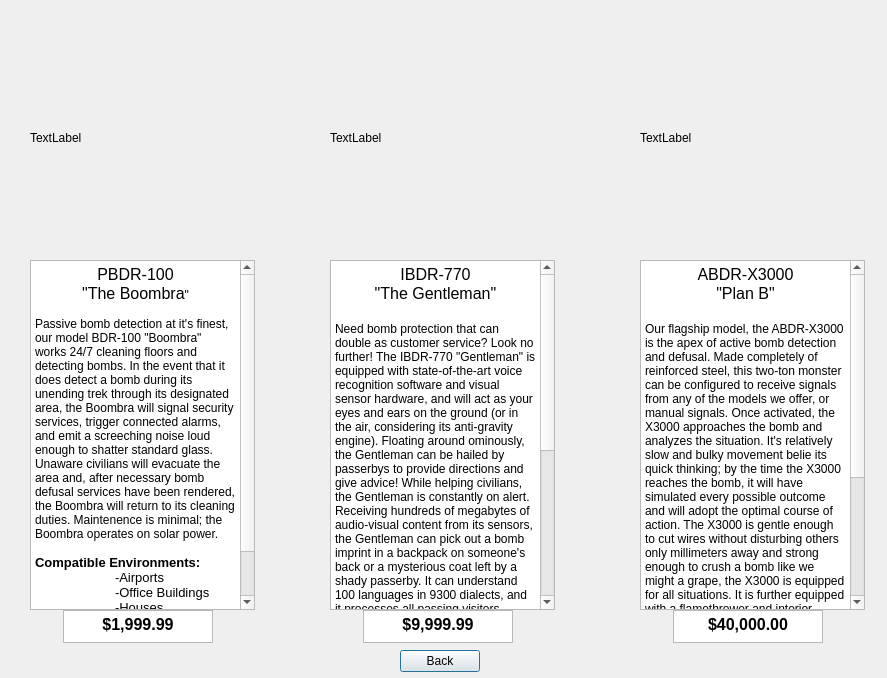
<?xml version="1.0" encoding="UTF-8"?>
<ui version="4.0">
 <class>productView</class>
 <widget class="QDialog" name="productView">
  <property name="geometry">
   <rect>
    <x>0</x>
    <y>0</y>
    <width>887</width>
    <height>678</height>
   </rect>
  </property>
  <property name="windowTitle">
   <string>Dialog</string>
  </property>
  <widget class="QTextEdit" name="textEdit">
   <property name="geometry">
    <rect>
     <x>30</x>
     <y>260</y>
     <width>225</width>
     <height>350</height>
    </rect>
   </property>
   <property name="html">
    <string>&lt;!DOCTYPE HTML PUBLIC &quot;-//W3C//DTD HTML 4.0//EN&quot; &quot;http://www.w3.org/TR/REC-html40/strict.dtd&quot;&gt;
&lt;html&gt;&lt;head&gt;&lt;meta name=&quot;qrichtext&quot; content=&quot;1&quot; /&gt;&lt;style type=&quot;text/css&quot;&gt;
p, li { white-space: pre-wrap; }
&lt;/style&gt;&lt;/head&gt;&lt;body style=&quot; font-family:'Sans Serif'; font-size:9pt; font-weight:400; font-style:normal;&quot;&gt;
&lt;p align=&quot;center&quot; style=&quot; margin-top:0px; margin-bottom:0px; margin-left:0px; margin-right:0px; -qt-block-indent:0; text-indent:0px;&quot;&gt;&lt;span style=&quot; font-size:12pt;&quot;&gt;PBDR-100&lt;/span&gt;&lt;/p&gt;
&lt;p align=&quot;center&quot; style=&quot; margin-top:0px; margin-bottom:0px; margin-left:0px; margin-right:0px; -qt-block-indent:0; text-indent:0px;&quot;&gt;&lt;span style=&quot; font-size:12pt;&quot;&gt;&amp;quot;The Boombra&lt;/span&gt;&amp;quot;&lt;/p&gt;
&lt;p align=&quot;center&quot; style=&quot;-qt-paragraph-type:empty; margin-top:0px; margin-bottom:0px; margin-left:0px; margin-right:0px; -qt-block-indent:0; text-indent:0px;&quot;&gt;&lt;br /&gt;&lt;/p&gt;
&lt;p style=&quot; margin-top:0px; margin-bottom:0px; margin-left:0px; margin-right:0px; -qt-block-indent:0; text-indent:0px;&quot;&gt;Passive bomb detection at it's finest, our model BDR-100 &amp;quot;Boombra&amp;quot; works 24/7 cleaning floors and detecting bombs. In the event that it does detect a bomb during its unending trek through its designated area, the Boombra will signal security services, trigger connected alarms, and emit a screeching noise loud enough to shatter standard glass. Unaware civilians will evacuate the area and, after necessary bomb defusal services have been rendered, the Boombra will return to its cleaning duties. Maintenence is minimal; the Boombra operates on solar power.&lt;/p&gt;
&lt;p style=&quot;-qt-paragraph-type:empty; margin-top:0px; margin-bottom:0px; margin-left:0px; margin-right:0px; -qt-block-indent:0; text-indent:0px;&quot;&gt;&lt;br /&gt;&lt;/p&gt;
&lt;p style=&quot; margin-top:0px; margin-bottom:0px; margin-left:0px; margin-right:0px; -qt-block-indent:0; text-indent:0px;&quot;&gt;&lt;span style=&quot; font-size:10pt; font-weight:600;&quot;&gt;Compatible Environments: &lt;/span&gt;&lt;/p&gt;
&lt;p style=&quot; margin-top:0px; margin-bottom:0px; margin-left:0px; margin-right:0px; -qt-block-indent:0; text-indent:0px;&quot;&gt;&lt;span style=&quot; font-size:10pt;&quot;&gt;	-Airports&lt;/span&gt;&lt;/p&gt;
&lt;p style=&quot; margin-top:0px; margin-bottom:0px; margin-left:0px; margin-right:0px; -qt-block-indent:0; text-indent:0px;&quot;&gt;&lt;span style=&quot; font-size:10pt;&quot;&gt;	-Office Buildings&lt;/span&gt;&lt;/p&gt;
&lt;p style=&quot; margin-top:0px; margin-bottom:0px; margin-left:0px; margin-right:0px; -qt-block-indent:0; text-indent:0px;&quot;&gt;&lt;span style=&quot; font-size:10pt;&quot;&gt;	-Houses&lt;/span&gt;&lt;/p&gt;
&lt;p style=&quot; margin-top:0px; margin-bottom:0px; margin-left:0px; margin-right:0px; -qt-block-indent:0; text-indent:0px;&quot;&gt;&lt;span style=&quot; font-size:10pt;&quot;&gt;	-Sidewalks&lt;/span&gt;&lt;/p&gt;
&lt;p style=&quot; margin-top:0px; margin-bottom:0px; margin-left:0px; margin-right:0px; -qt-block-indent:0; text-indent:0px;&quot;&gt;&lt;span style=&quot; font-size:10pt;&quot;&gt;	-Roads&lt;/span&gt;&lt;/p&gt;
&lt;p style=&quot; margin-top:0px; margin-bottom:0px; margin-left:0px; margin-right:0px; -qt-block-indent:0; text-indent:0px;&quot;&gt;&lt;span style=&quot; font-size:10pt;&quot;&gt;	-Ships&lt;/span&gt;&lt;/p&gt;&lt;/body&gt;&lt;/html&gt;</string>
   </property>
  </widget>
  <widget class="QTextEdit" name="textEdit_2">
   <property name="geometry">
    <rect>
     <x>330</x>
     <y>260</y>
     <width>225</width>
     <height>350</height>
    </rect>
   </property>
   <property name="html">
    <string>&lt;!DOCTYPE HTML PUBLIC &quot;-//W3C//DTD HTML 4.0//EN&quot; &quot;http://www.w3.org/TR/REC-html40/strict.dtd&quot;&gt;
&lt;html&gt;&lt;head&gt;&lt;meta name=&quot;qrichtext&quot; content=&quot;1&quot; /&gt;&lt;style type=&quot;text/css&quot;&gt;
p, li { white-space: pre-wrap; }
&lt;/style&gt;&lt;/head&gt;&lt;body style=&quot; font-family:'Sans Serif'; font-size:9pt; font-weight:400; font-style:normal;&quot;&gt;
&lt;p align=&quot;center&quot; style=&quot; margin-top:0px; margin-bottom:0px; margin-left:0px; margin-right:0px; -qt-block-indent:0; text-indent:0px;&quot;&gt;&lt;span style=&quot; font-size:12pt;&quot;&gt;IBDR-770&lt;/span&gt;&lt;/p&gt;
&lt;p align=&quot;center&quot; style=&quot; margin-top:0px; margin-bottom:0px; margin-left:0px; margin-right:0px; -qt-block-indent:0; text-indent:0px;&quot;&gt;&lt;span style=&quot; font-size:12pt;&quot;&gt;&amp;quot;The Gentleman&amp;quot;&lt;/span&gt;&lt;/p&gt;
&lt;p align=&quot;center&quot; style=&quot;-qt-paragraph-type:empty; margin-top:0px; margin-bottom:0px; margin-left:0px; margin-right:0px; -qt-block-indent:0; text-indent:0px; font-size:12pt;&quot;&gt;&lt;br /&gt;&lt;/p&gt;
&lt;p style=&quot; margin-top:0px; margin-bottom:0px; margin-left:0px; margin-right:0px; -qt-block-indent:0; text-indent:0px;&quot;&gt;Need bomb protection that can double as customer service? Look no further! The IBDR-770 &amp;quot;Gentleman&amp;quot; is equipped with state-of-the-art voice recognition software and visual sensor hardware, and will act as your eyes and ears on the ground (or in the air, considering its anti-gravity engine). Floating around ominously, the Gentleman can be hailed by passerbys to provide directions and give advice! While helping civilians, the Gentleman is constantly on alert. Receiving hundreds of megabytes of audio-visual content from its sensors, the Gentleman can pick out a bomb imprint in a backpack on someone's back or a mysterious coat left by a shady passerby. It can understand 100 languages in 9300 dialects, and it processes all passing visitors simulatenously. It will silently alert the necessary authorities to investigate upon finding something suspicious, or, if it is sure enough, will sound the alarms and get to work defusing by itself. Armed with precision tools, the Gentleman can hover perfectly over a bomb and defuse it in record time.&lt;/p&gt;
&lt;p style=&quot;-qt-paragraph-type:empty; margin-top:0px; margin-bottom:0px; margin-left:0px; margin-right:0px; -qt-block-indent:0; text-indent:0px;&quot;&gt;&lt;br /&gt;&lt;/p&gt;
&lt;p style=&quot; margin-top:0px; margin-bottom:0px; margin-left:0px; margin-right:0px; -qt-block-indent:0; text-indent:0px;&quot;&gt;&lt;span style=&quot; font-size:10pt; font-weight:600;&quot;&gt;Compatible Environments: &lt;/span&gt;&lt;/p&gt;
&lt;p style=&quot; margin-top:0px; margin-bottom:0px; margin-left:0px; margin-right:0px; -qt-block-indent:0; text-indent:0px;&quot;&gt;&lt;span style=&quot; font-size:10pt; font-weight:600;&quot;&gt;	&lt;/span&gt;&lt;span style=&quot; font-size:10pt;&quot;&gt;-Airports&lt;/span&gt;&lt;/p&gt;
&lt;p style=&quot; margin-top:0px; margin-bottom:0px; margin-left:0px; margin-right:0px; -qt-block-indent:0; text-indent:0px;&quot;&gt;&lt;span style=&quot; font-size:10pt;&quot;&gt;	-Office Buildings&lt;/span&gt;&lt;/p&gt;
&lt;p style=&quot; margin-top:0px; margin-bottom:0px; margin-left:0px; margin-right:0px; -qt-block-indent:0; text-indent:0px;&quot;&gt;&lt;span style=&quot; font-size:10pt;&quot;&gt;	-Roads&lt;/span&gt;&lt;/p&gt;
&lt;p style=&quot; margin-top:0px; margin-bottom:0px; margin-left:0px; margin-right:0px; -qt-block-indent:0; text-indent:0px;&quot;&gt;&lt;span style=&quot; font-size:10pt;&quot;&gt;	-Streets&lt;/span&gt;&lt;/p&gt;
&lt;p style=&quot; margin-top:0px; margin-bottom:0px; margin-left:0px; margin-right:0px; -qt-block-indent:0; text-indent:0px;&quot;&gt;&lt;span style=&quot; font-size:10pt;&quot;&gt;	-Festivals&lt;/span&gt;&lt;/p&gt;
&lt;p style=&quot; margin-top:0px; margin-bottom:0px; margin-left:0px; margin-right:0px; -qt-block-indent:0; text-indent:0px;&quot;&gt;&lt;span style=&quot; font-size:10pt;&quot;&gt;	-Swamps&lt;/span&gt;&lt;/p&gt;
&lt;p style=&quot; margin-top:0px; margin-bottom:0px; margin-left:0px; margin-right:0px; -qt-block-indent:0; text-indent:0px;&quot;&gt;&lt;span style=&quot; font-size:10pt;&quot;&gt;	-Airplanes&lt;/span&gt;&lt;/p&gt;
&lt;p style=&quot; margin-top:0px; margin-bottom:0px; margin-left:0px; margin-right:0px; -qt-block-indent:0; text-indent:0px;&quot;&gt;&lt;span style=&quot; font-size:10pt;&quot;&gt;	-Busses&lt;/span&gt;&lt;/p&gt;
&lt;p style=&quot; margin-top:0px; margin-bottom:0px; margin-left:0px; margin-right:0px; -qt-block-indent:0; text-indent:0px;&quot;&gt;&lt;span style=&quot; font-size:10pt;&quot;&gt;	-Ships&lt;/span&gt;&lt;/p&gt;&lt;/body&gt;&lt;/html&gt;</string>
   </property>
  </widget>
  <widget class="QTextEdit" name="textEdit_3">
   <property name="geometry">
    <rect>
     <x>640</x>
     <y>260</y>
     <width>225</width>
     <height>350</height>
    </rect>
   </property>
   <property name="html">
    <string>&lt;!DOCTYPE HTML PUBLIC &quot;-//W3C//DTD HTML 4.0//EN&quot; &quot;http://www.w3.org/TR/REC-html40/strict.dtd&quot;&gt;
&lt;html&gt;&lt;head&gt;&lt;meta name=&quot;qrichtext&quot; content=&quot;1&quot; /&gt;&lt;style type=&quot;text/css&quot;&gt;
p, li { white-space: pre-wrap; }
&lt;/style&gt;&lt;/head&gt;&lt;body style=&quot; font-family:'Sans Serif'; font-size:9pt; font-weight:400; font-style:normal;&quot;&gt;
&lt;p align=&quot;center&quot; style=&quot; margin-top:0px; margin-bottom:0px; margin-left:0px; margin-right:0px; -qt-block-indent:0; text-indent:0px;&quot;&gt;&lt;span style=&quot; font-size:12pt;&quot;&gt;ABDR-X3000&lt;/span&gt;&lt;/p&gt;
&lt;p align=&quot;center&quot; style=&quot; margin-top:0px; margin-bottom:0px; margin-left:0px; margin-right:0px; -qt-block-indent:0; text-indent:0px;&quot;&gt;&lt;span style=&quot; font-size:12pt;&quot;&gt;&amp;quot;Plan B&amp;quot;&lt;/span&gt;&lt;/p&gt;
&lt;p align=&quot;center&quot; style=&quot;-qt-paragraph-type:empty; margin-top:0px; margin-bottom:0px; margin-left:0px; margin-right:0px; -qt-block-indent:0; text-indent:0px; font-size:12pt;&quot;&gt;&lt;br /&gt;&lt;/p&gt;
&lt;p style=&quot; margin-top:0px; margin-bottom:0px; margin-left:0px; margin-right:0px; -qt-block-indent:0; text-indent:0px;&quot;&gt;Our flagship model, the ABDR-X3000 is the apex of active bomb detection and defusal. Made completely of reinforced steel, this two-ton monster can be configured to receive signals from any of the models we offer, or manual signals. Once activated, the X3000 approaches the bomb and analyzes the situation. It's relatively slow and bulky movement belie its quick thinking; by the time the X3000 reaches the bomb, it will have simulated every possible outcome and will adopt the optimal course of action. The X3000 is gentle enough to cut wires without disturbing others only millimeters away and strong enough to crush a bomb like we might a grape, the X3000 is equipped for all situations. It is further equipped with a flamethrower and interior detonation compartment that it can use if all else fails.&lt;/p&gt;
&lt;p style=&quot;-qt-paragraph-type:empty; margin-top:0px; margin-bottom:0px; margin-left:0px; margin-right:0px; -qt-block-indent:0; text-indent:0px;&quot;&gt;&lt;br /&gt;&lt;/p&gt;
&lt;p style=&quot; margin-top:0px; margin-bottom:0px; margin-left:0px; margin-right:0px; -qt-block-indent:0; text-indent:0px;&quot;&gt;&lt;span style=&quot; font-size:10pt; font-weight:600;&quot;&gt;Compatible Environments: &lt;/span&gt;&lt;/p&gt;
&lt;p style=&quot; margin-top:0px; margin-bottom:0px; margin-left:0px; margin-right:0px; -qt-block-indent:0; text-indent:0px;&quot;&gt;&lt;span style=&quot; font-size:10pt;&quot;&gt;	Airports&lt;/span&gt;&lt;/p&gt;
&lt;p style=&quot; margin-top:0px; margin-bottom:0px; margin-left:0px; margin-right:0px; -qt-block-indent:0; text-indent:0px;&quot;&gt;&lt;span style=&quot; font-size:10pt;&quot;&gt;	Office Buildings&lt;/span&gt;&lt;/p&gt;
&lt;p style=&quot; margin-top:0px; margin-bottom:0px; margin-left:0px; margin-right:0px; -qt-block-indent:0; text-indent:0px;&quot;&gt;&lt;span style=&quot; font-size:10pt;&quot;&gt;	Deserts&lt;/span&gt;&lt;/p&gt;
&lt;p style=&quot; margin-top:0px; margin-bottom:0px; margin-left:0px; margin-right:0px; -qt-block-indent:0; text-indent:0px;&quot;&gt;&lt;span style=&quot; font-size:10pt;&quot;&gt;	Grassland&lt;/span&gt;&lt;/p&gt;
&lt;p style=&quot; margin-top:0px; margin-bottom:0px; margin-left:0px; margin-right:0px; -qt-block-indent:0; text-indent:0px;&quot;&gt;&lt;span style=&quot; font-size:10pt;&quot;&gt;	Swamps&lt;/span&gt;&lt;/p&gt;
&lt;p style=&quot; margin-top:0px; margin-bottom:0px; margin-left:0px; margin-right:0px; -qt-block-indent:0; text-indent:0px;&quot;&gt;&lt;span style=&quot; font-size:10pt;&quot;&gt;	Sidewalks&lt;/span&gt;&lt;/p&gt;
&lt;p style=&quot; margin-top:0px; margin-bottom:0px; margin-left:0px; margin-right:0px; -qt-block-indent:0; text-indent:0px;&quot;&gt;&lt;span style=&quot; font-size:10pt;&quot;&gt;	Roads&lt;/span&gt;&lt;/p&gt;
&lt;p style=&quot; margin-top:0px; margin-bottom:0px; margin-left:0px; margin-right:0px; -qt-block-indent:0; text-indent:0px;&quot;&gt;&lt;span style=&quot; font-size:10pt;&quot;&gt;	Underwater&lt;/span&gt;&lt;/p&gt;
&lt;p style=&quot; margin-top:0px; margin-bottom:0px; margin-left:0px; margin-right:0px; -qt-block-indent:0; text-indent:0px;&quot;&gt;&lt;span style=&quot; font-size:10pt;&quot;&gt;	and more!&lt;/span&gt;&lt;/p&gt;&lt;/body&gt;&lt;/html&gt;</string>
   </property>
  </widget>
  <widget class="QPushButton" name="pushButton">
   <property name="geometry">
    <rect>
     <x>400</x>
     <y>650</y>
     <width>80</width>
     <height>22</height>
    </rect>
   </property>
   <property name="text">
    <string>Back</string>
   </property>
  </widget>
  <widget class="QLabel" name="label">
   <property name="geometry">
    <rect>
     <x>30</x>
     <y>25</y>
     <width>225</width>
     <height>225</height>
    </rect>
   </property>
   <property name="text">
    <string>TextLabel</string>
   </property>
  </widget>
  <widget class="QLabel" name="label_2">
   <property name="geometry">
    <rect>
     <x>330</x>
     <y>25</y>
     <width>225</width>
     <height>225</height>
    </rect>
   </property>
   <property name="text">
    <string>TextLabel</string>
   </property>
  </widget>
  <widget class="QLabel" name="label_3">
   <property name="geometry">
    <rect>
     <x>640</x>
     <y>25</y>
     <width>225</width>
     <height>225</height>
    </rect>
   </property>
   <property name="text">
    <string>TextLabel</string>
   </property>
  </widget>
  <widget class="QTextEdit" name="textEdit_4">
   <property name="geometry">
    <rect>
     <x>63</x>
     <y>610</y>
     <width>150</width>
     <height>33</height>
    </rect>
   </property>
   <property name="html">
    <string>&lt;!DOCTYPE HTML PUBLIC &quot;-//W3C//DTD HTML 4.0//EN&quot; &quot;http://www.w3.org/TR/REC-html40/strict.dtd&quot;&gt;
&lt;html&gt;&lt;head&gt;&lt;meta name=&quot;qrichtext&quot; content=&quot;1&quot; /&gt;&lt;style type=&quot;text/css&quot;&gt;
p, li { white-space: pre-wrap; }
&lt;/style&gt;&lt;/head&gt;&lt;body style=&quot; font-family:'Sans Serif'; font-size:9pt; font-weight:400; font-style:normal;&quot;&gt;
&lt;p align=&quot;center&quot; style=&quot; margin-top:0px; margin-bottom:0px; margin-left:0px; margin-right:0px; -qt-block-indent:0; text-indent:0px;&quot;&gt;&lt;span style=&quot; font-size:12pt; font-weight:600;&quot;&gt;$1,999.99&lt;/span&gt;&lt;/p&gt;&lt;/body&gt;&lt;/html&gt;</string>
   </property>
  </widget>
  <widget class="QTextEdit" name="textEdit_5">
   <property name="geometry">
    <rect>
     <x>363</x>
     <y>610</y>
     <width>150</width>
     <height>33</height>
    </rect>
   </property>
   <property name="html">
    <string>&lt;!DOCTYPE HTML PUBLIC &quot;-//W3C//DTD HTML 4.0//EN&quot; &quot;http://www.w3.org/TR/REC-html40/strict.dtd&quot;&gt;
&lt;html&gt;&lt;head&gt;&lt;meta name=&quot;qrichtext&quot; content=&quot;1&quot; /&gt;&lt;style type=&quot;text/css&quot;&gt;
p, li { white-space: pre-wrap; }
&lt;/style&gt;&lt;/head&gt;&lt;body style=&quot; font-family:'Sans Serif'; font-size:9pt; font-weight:400; font-style:normal;&quot;&gt;
&lt;p align=&quot;center&quot; style=&quot; margin-top:0px; margin-bottom:0px; margin-left:0px; margin-right:0px; -qt-block-indent:0; text-indent:0px;&quot;&gt;&lt;span style=&quot; font-size:12pt; font-weight:600;&quot;&gt;$9,999.99&lt;/span&gt;&lt;/p&gt;&lt;/body&gt;&lt;/html&gt;</string>
   </property>
  </widget>
  <widget class="QTextEdit" name="textEdit_6">
   <property name="geometry">
    <rect>
     <x>673</x>
     <y>610</y>
     <width>150</width>
     <height>33</height>
    </rect>
   </property>
   <property name="html">
    <string>&lt;!DOCTYPE HTML PUBLIC &quot;-//W3C//DTD HTML 4.0//EN&quot; &quot;http://www.w3.org/TR/REC-html40/strict.dtd&quot;&gt;
&lt;html&gt;&lt;head&gt;&lt;meta name=&quot;qrichtext&quot; content=&quot;1&quot; /&gt;&lt;style type=&quot;text/css&quot;&gt;
p, li { white-space: pre-wrap; }
&lt;/style&gt;&lt;/head&gt;&lt;body style=&quot; font-family:'Sans Serif'; font-size:9pt; font-weight:400; font-style:normal;&quot;&gt;
&lt;p align=&quot;center&quot; style=&quot; margin-top:0px; margin-bottom:0px; margin-left:0px; margin-right:0px; -qt-block-indent:0; text-indent:0px;&quot;&gt;&lt;span style=&quot; font-size:12pt; font-weight:600;&quot;&gt;$40,000.00&lt;/span&gt;&lt;/p&gt;&lt;/body&gt;&lt;/html&gt;</string>
   </property>
  </widget>
 </widget>
 <resources/>
 <connections/>
</ui>
